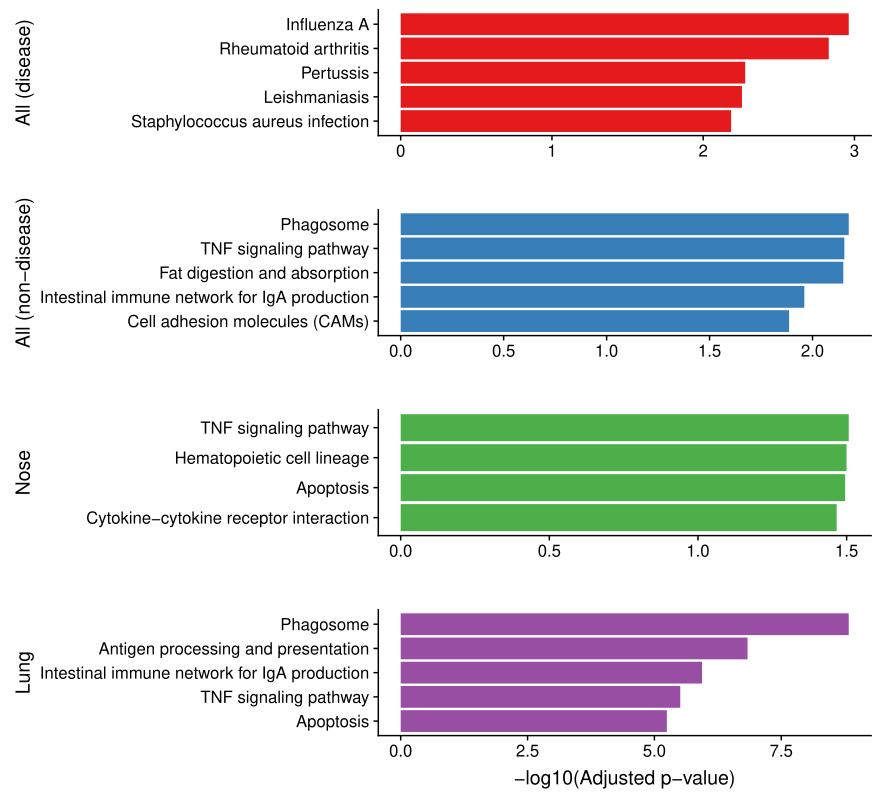

Write R code to recreate this figure.
# Code for Figure 4E

library(enrichR)
library(data.table)
library(cowplot)
library(ggplot2)
source('colors.r')

# ----------------
# Useful functions
# ----------------

fast_enrich = function(genes, regex='GO_.*2017$|KEGG.*2016|Reactome.*2016|Panther_2016', collapse=FALSE){
    
    # This function uses EnrichR to calculate gene set enrichments for a set of genes
    # genes = input list of genes
    # regex = regex matching the gene sets to use
    # collapse = combine results using rbind
    
    # For full list of databases: listEnrichrDbs()
    # Computes enrichment with Fisher exact test
    # Also uses random gene sets to correct the Fisher test
    
    # Select databases to use
    dbs = grep(regex, listEnrichrDbs()[,3], value=T)
    
    # Run enrichment test
    res = enrichr(genes, dbs)
    
    # Fix each list
    res = sapply(res, function(a) {
        
        # Sort by adjusted p-value
        a = as.data.table(a)[,.(Term, Overlap, P.value, Adjusted.P.value, Genes)][order(Adjusted.P.value)]
	
        # Get overlap statistics
        a[, NM := as.integer(gsub('/.*', '', Overlap))]
        a[, NQ := length(genes)]
        a[, NT := as.integer(gsub('.*/', '', Overlap))]
	
    }, simplify=F)
    
    # Return results
    if(collapse == TRUE){res = do.call(rbind, res)[order(P.value)]}
    res
}


load_kegg = function(names.use=NULL, names.rmv=NULL, do.flatten=FALSE, no_spaces=FALSE, regex=NULL){

    # This function conveniently loads different KEGG terms
    # names.use = KEGG terms to use
    # names.rmv = KEGG terms to remove
    # do.flatten = return flat list
    # no_species = remove spaces from KEGG term names
    # regex = regex specifying KEGG terms to keep
    
    kegg = readRDS('kegg.rds')
    
    kegg = sapply(names(kegg), function(A)
               sapply(names(kegg[[A]]), function(B)
                   sapply(names(kegg[[A]][[B]]), function(C) {
                       if(!is.null(regex)){if((! grepl(regex, A) & ! grepl(regex, B)) & ! grepl(regex, C)){return(NULL)}}
                       if(!is.null(names.use)){if(!(A %in% names.use | B %in% names.use | C %in% names.use)){return(NULL)}}
                       if(!is.null(names.rmv)){if(A %in% names.rmv | B %in% names.rmv | C %in% names.rmv){return(NULL)}}
                       as.character(na.omit(kegg[[A]][[B]][[C]]))
                   }, simplify=F),
               simplify=F),
           simplify=F)
    
    if(no_spaces == TRUE){
        for(A in names(kegg)){
            for(B in names(kegg[[A]])){
                names(kegg[[A]][[B]]) = gsub(' ', '_', names(kegg[[A]][[B]]))
            }
            names(kegg[[A]]) = gsub(' ', '_', names(kegg[[A]]))
        }
        names(kegg) = gsub(' ', '_', names(kegg))
    }
    
    if(do.flatten == TRUE){
        kegg = unlist(unlist(kegg, recursive=FALSE), recursive=FALSE)
        kegg = kegg[!sapply(kegg, is.null)]
    }
    kegg
}


# ------------
# 1. Load data
# ------------
# Load the DE statistics for double-positive (DP) vs. double-negative (DN) cells
# These were calculated using MAST (see Methods), but are provided here for convenience

# First, define the datasets that we will use. Full references available in Supplementary Tables
# ----------------------------------------------------------------------------------------------
# gut = Smillie et al, Cell, 2020
# lung = Regev/Rajagopal
# lca = Teichmann
# nose = Ordovas-Montanes et al, Nature, 2018
datasets.use = c('gut', 'lung', 'lca', 'nose')

# Load gene modules for DP cells for gut, lung, and nose
# ------------------------------------------------------
mod = sapply(datasets.use, function(a) readRDS(paste0(a, '.ACE2_TMPRSS2.rds')), simplify=F)
mod = unlist(mod, recursive=F)
mod = mod[lengths(mod) > 0]
mod = sapply(mod, function(a) a$mast, simplify=F)


# -----------------------------------------------
# 2. Use enrichR to calculate enriched KEGG terms
# -----------------------------------------------

# This function filters the DE results as follows:
# - require that the adjusted p-value (padjH) be less than 0.05
# - require that the fraction of expressing cells (alpha) be greater than 0.10
# - require that the estimated fold-change (mastfc) be greater than 0
# - sort results by decreasing estimated fold-change
filter_de = function(x){x[padjH < .05][alpha > .1][mastfc > 0][order(-mastfc)]}

# This function uses enrichR to calculate the enriched KEGG terms for each DE list
# Input arguments:
# - regex = Regex that matches the datasets we want to use
# - k = number of genes to use from each DE list for KEGG enrichment
get_kegg = function(regex='.*', k=25){
    # Select top k genes from each module matching the provided regex
    genes.use = grep('^RP', sort(unique(sapply(mod[grep(regex, names(mod))], function(a) filter_de(a)[1:k]$gene))), value=T, invert=T)
    # Use enrichR to calculate the top enriched KEGG terms
    fast_enrich(genes.use)
}

# Run KEGG enrichments for all tissues, gut, lung, and nose
k.all = get_kegg('.*', k=25)$KEGG
k.gut = get_kegg('gut', k=50)$KEGG
k.lung = get_kegg('lung|lca', k=50)$KEGG
k.nose = get_kegg('nose', k=50)$KEGG


# --------------------------------------------------------
# 3. Make barplot of top 5 enriched KEGG terms (Figure 4E) 
# --------------------------------------------------------

# Remove "Human Diseases" KEGG terms
disease_terms = unname(unlist(sapply(load_kegg()$'Human Diseases', names)))

make_barplot = function(kegg, disease=FALSE, nterms=10, fill, lab){
    # This function uses ggplot to make a barplot of the most significant KEGG terms

    # Input arguments:
    # kegg = KEGG enrichment table
    # disease = include disease terms?
    # nterms = number of terms to include
    # fill = fill color
    # lab = labels
    
    # filter kegg results
    x = kegg[Adjusted.P.value < .05][, Term := gsub(' Homo.*', '', Term)][,.(Term, -log10(Adjusted.P.value))]
    
    # remove disease terms
    i = gsub(' Homo.*', '', x$Term) %in% disease_terms    
    if(disease == FALSE){
        x = x[! i]
    } else {
        x = x[i]
    }
    
    # select number of terms
    x = x[1:min(nterms, nrow(x))]
    x$Term = factor(x$Term, levels=rev(x$Term))
    
    # make ggplot barplot
    ggplot(x) + geom_bar(aes(x=Term, y=V2), stat='identity', fill=fill) + coord_flip() + xlab(lab) + ylab('-log10(Adjusted p-value)')
    
}

# Make barplots of top 5 enriched KEGG terms for all tissues (disease + non-disease), nose, and lung
p1 = make_barplot(k.all, disease=TRUE, nterms=5, fill=set.colors[[1]], lab='All (disease)') + ylab('')
p2 = make_barplot(k.all, disease=FALSE, nterms=5, fill=set.colors[[2]], lab='All (non-disease)') + ylab('')
p3 = make_barplot(k.nose, disease=FALSE, nterms=5, fill=set.colors[[3]], lab='Nose') + ylab('')
p4 = make_barplot(k.lung, disease=FALSE, nterms=5, fill=set.colors[[4]], lab='Lung')
ps = plot_grid(p1,p2,p3,p4,nrow=4,align='v')
save_plot(ps, file='Figure_4E.pdf', nrow=2, ncol=2)
